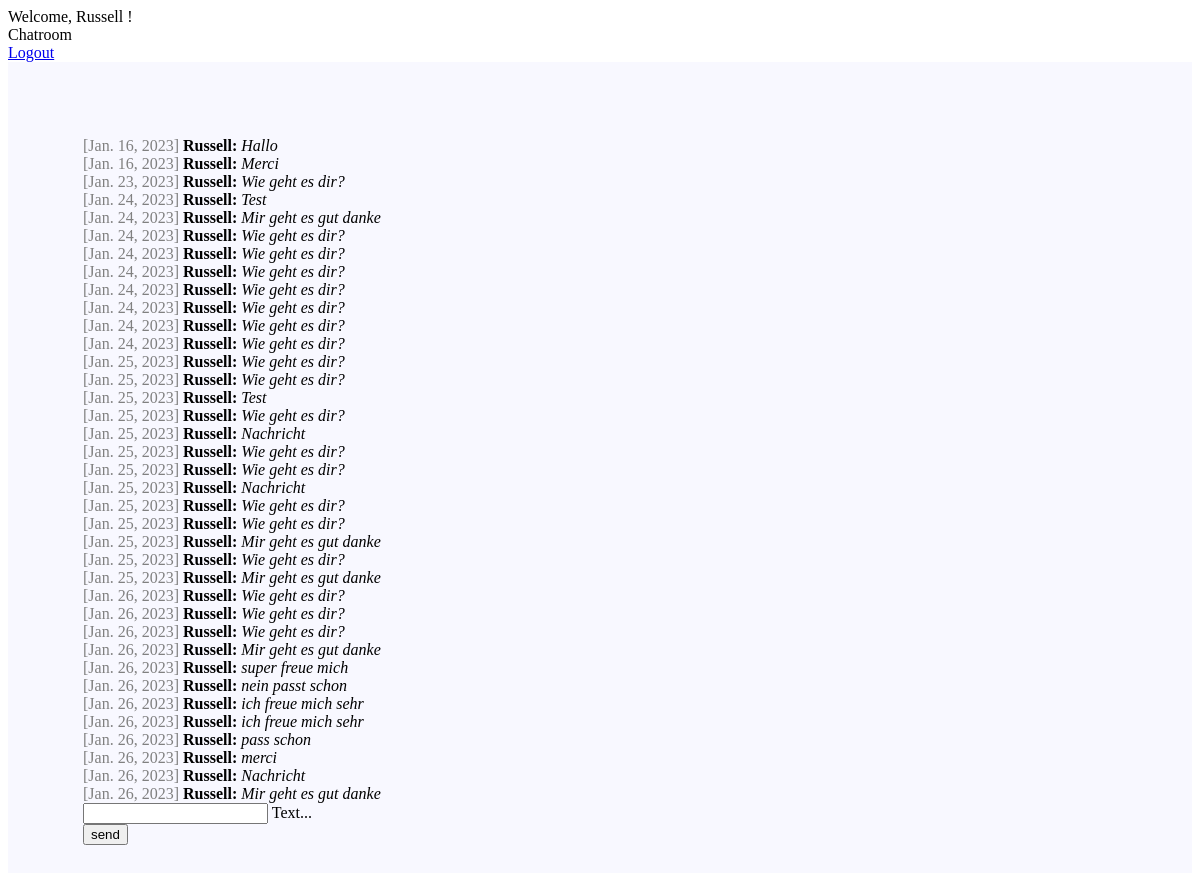
The app's page /chat/ (signed in), older data.
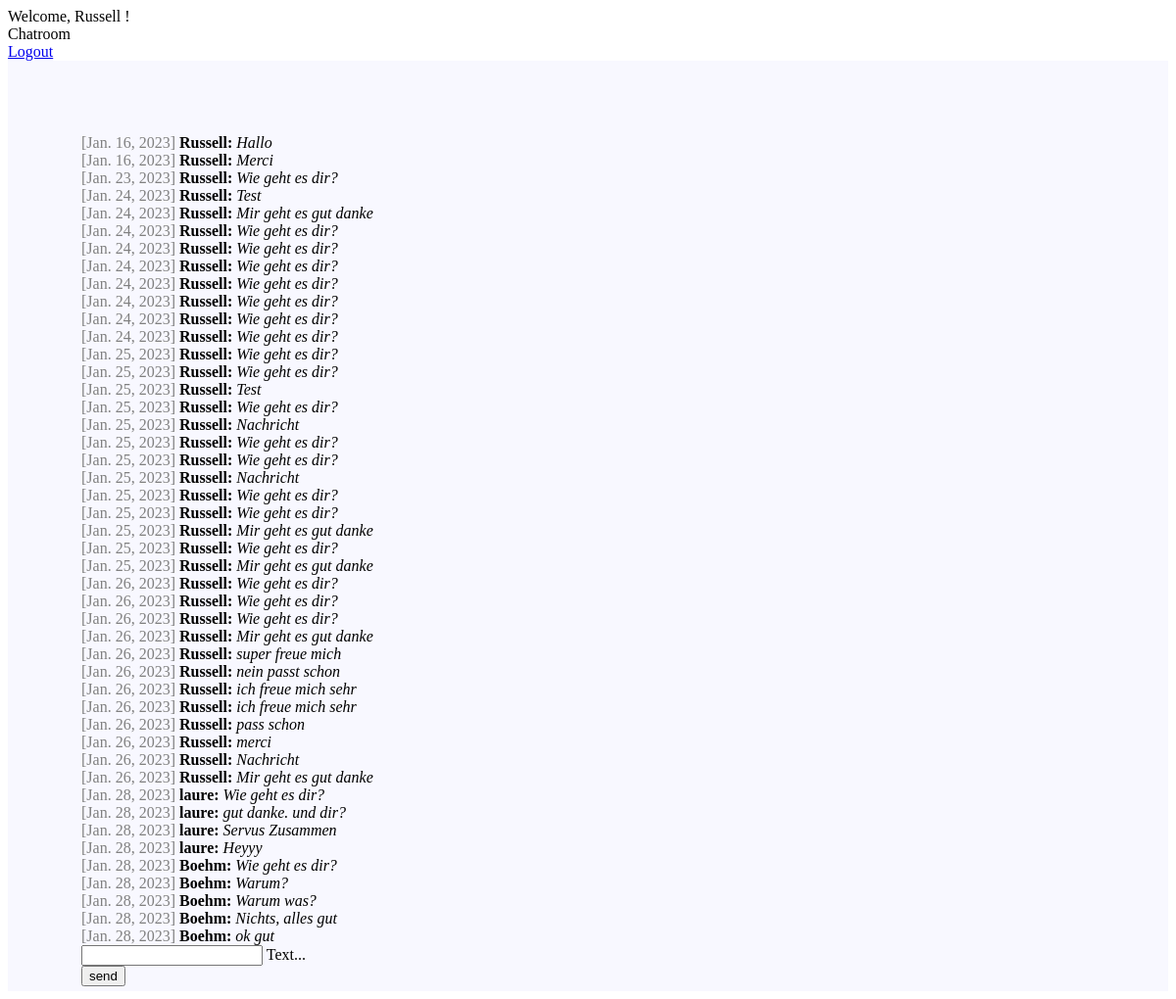
The same page, newer data.
### chat/models.py (models this page shows)
class Message(models.Model):
    text = models.CharField(max_length=500)
    created_at = models.DateField(default=date.today)
    chat = models.ForeignKey(Chat, on_delete=models.CASCADE, related_name='chat_message_set', default=None, blank=True,null=True)
    author = models.ForeignKey(settings.AUTH_USER_MODEL, on_delete=models.CASCADE, related_name='author_message_set')
    receiver = models.ForeignKey(settings.AUTH_USER_MODEL, on_delete=models.CASCADE, related_name='receiver_message_set')

### chat/views.py (the view, shortened to what this page needs)
# urls.py: path('chat/', index),
def index(request):
    chatMessages = Message.objects.filter(chat__id=1)
    return render(request, 'chat/index.html', {'messages': chatMessages})

### chat/templates/chat/index.html (shortened to what this page needs)
{% extends "base.html" %} {% block content %}
<div id="messageContainer">
    {% if request.user.is_authenticated %} {% for message in messages %}
    <div>
        <span class="color-gray">[{{ message.created_at}}]</span> <b>{{message.author.first_name}}:</b> <i>{{ message.text }}</i>
    </div>
    {% endfor %}
</div>
<form onsubmit = "sendMessage(); return false;" method="post">
    <div class="mdl-textfield mdl-js-textfield mdl-textfield--floating-label">
        <input class="mdl-textfield__input" name="textmessage" type="text" id="messageField">
        <label class="mdl-textfield__label" for="messageField">Text...</label>
    </div>
    <button class="mdl-button mdl-js-button mdl-button--raised mdl-js-ripple-effect mdl-button--accent">
              send
          </button>
</form>
{% else %}
<h1>Nicht eingeloggt</h1>
<p>Du bist aktuell nicht eingeloggt. Bitte logge dich ein. <br> Bitte klicke <a href="/login/"> hier</a>
</p>
{% endif %} {% endblock %}

### templates/base.html (shortened to what this page needs)
<!DOCTYPE html>
<html lang="en">
<head>
    <link rel="stylesheet" href="https://code.getmdl.io/1.3.0/material.indigo-pink.min.css"> {% load static %}
    <link rel="stylesheet" href="{% static 'css/style.css' %}">
</head>
<body>
    <div class="mdl-layout mdl-js-layout mdl-layout--fixed-header">
        <header class="mdl-layout__header">
            <div class="mdl-layout__header-row">
                <span class="mdl-layout-title">
                {% if request.user.is_authenticated %}
                    Welcome, {{ request.user.first_name }} ! {% else %}  Welcome! please log in {% endif %}</span>
            </div>
        </header>
        <div class="mdl-layout__drawer">
            <span class="mdl-layout-title">Chatroom</span>
            <nav class="mdl-navigation">
                <a class="mdl-navigation__link" href="/logout/">Logout</a>
            </nav>
        </div>
        <main class="mdl-layout__content">
            <div class="page-content">
                {% block content %} {% endblock %}
            </div>
        </main>
    </div>
</body>
</html>

### static/css/style.css (style rules this page uses)
.page-content { padding: 75px 75px; background-color: ghostwhite; height: 100vh; }
.color-gray { color: gray; }

Row changes from the older to the newer data that the page shows:
added Message: created_at "Jan. 28, 2023", author.first_name "laure", text "Wie geht es dir?"
added Message: created_at "Jan. 28, 2023", author.first_name "laure", text "gut danke. und dir?"
added Message: created_at "Jan. 28, 2023", author.first_name "laure", text "Servus Zusammen"
added Message: created_at "Jan. 28, 2023", author.first_name "laure", text "Heyyy"
added Message: created_at "Jan. 28, 2023", author.first_name "Boehm", text "Wie geht es dir?"
added Message: created_at "Jan. 28, 2023", author.first_name "Boehm", text "Warum?"
added Message: created_at "Jan. 28, 2023", author.first_name "Boehm", text "Warum was?"
added Message: created_at "Jan. 28, 2023", author.first_name "Boehm", text "Nichts, alles gut"
added Message: created_at "Jan. 28, 2023", author.first_name "Boehm", text "ok gut"
